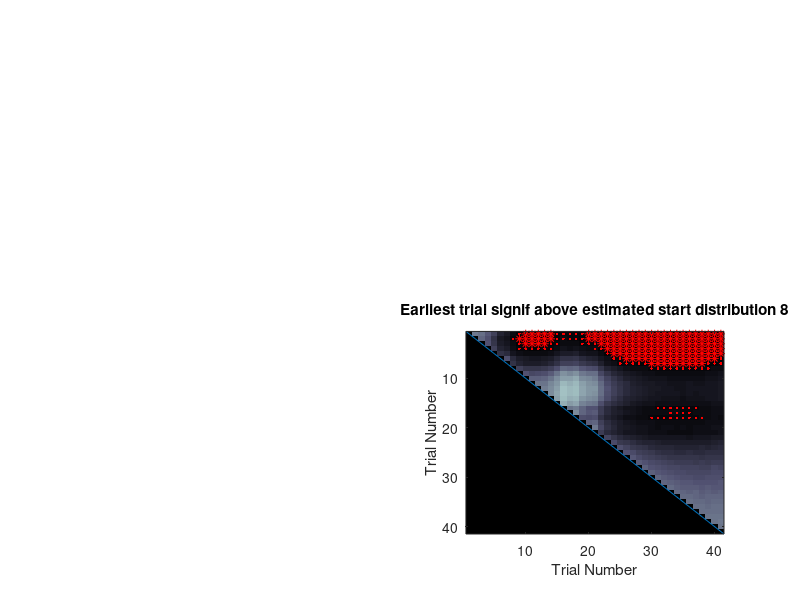

This figure's MATLAB source:
%%%%%%%%%%%%%%%%%%%%%%%%%%%%%%%%%%%%%%%%%%%%%%%%%%%%%%%%%%%%%%%
%This code takes the output from runanalysis.m
%and computes the within curve probability that
%one trial is different from another
%Anne Smith July 2004

%allps is a matrix that contains the final p-value comparisons
%between trial k and trial j
load('resultsindividual.mat');

allps = [];

numbermcs = 10000;   %number of Monte Carlo samples

%%%%%%%%%%%%%%%%%%%%%%%%%%%%%%%%%%%%%%%%%%%%%%%%%%%%%%%%%%%%%%%
% big loop through all the comparisons

for trial1 = 1:length(xnew)

 pvalue = NaN*zeros(1, length(xnew));

 for trial2 = trial1 + 1: length(xnew)

  shortvec = trial1: trial2-1;

  a1       = eye(size(A,1));

% Appendix D
  for ppp = trial2 - 1: -1: trial1
    a1  = mtimes(A(ppp), a1);
  end

  a1   = mtimes(a1, signewsq(trial2));
  covx = a1(1,1);
 
  mean1 = [ xnew(trial1) xnew(trial2)];
  cov1  = [ signewsq(trial1) covx;  ...
            covx signewsq(trial2) ];
 
  r         = mvnrnd(mean1, cov1, numbermcs);
  r1        = r(:,1); 
  r2        = r(:,2);
  
  pp1       = exp(r1);
  pp2       = exp(r2);
 
  pvalue(trial2)  = length(find(pp1>pp2))/ numbermcs;

 end

allps = [allps; pvalue];

end 
%%%%%%%%%%%%%%%%%%%%%%%%%%%%%%%%%%%%%%%%%%%%%%%%%%%%%%%%%%%%%%%%%%

allps2 = allps;

for ii = 1:length(xnew)
 for jj = ii+1:length(xnew)
  allps2(jj,ii) = NaN; %  make the matrix lower triangular
 end
end

hold on;
% pno = 2;
subplot(224);
imagesc(allps2,[0 1]); colormap('bone')

hold on;
co = 1;
[i,j] = find(allps2<0.05/co);
%plot(i,j,'.r');
plot(j,i,'.r');
minj = min(j);
if(~isempty(minj))
 title(['Earliest trial signif above estimated start distribution '  num2str(minj(1)) ])
else
  title('No trials above start distribution')  
end
[i,j] = find(allps2<0.025/co);
%plot(i,j,'*r');
plot(j,i,'*r');

[i,j] = find(allps2>0.95);
%plot(i,j,'.b');
plot(j,i,'.b');
[i,j] = find(allps2>0.975);
%plot(i,j,'*b');
plot(j,i,'*b');
axis([0.5 length(xnew)-.5 0.5 length(xnew)-.5]);
line([0.5 length(xnew)-.5],[0.5 length(xnew)-.5]);

xlabel('Trial Number')
ylabel('Trial Number')
